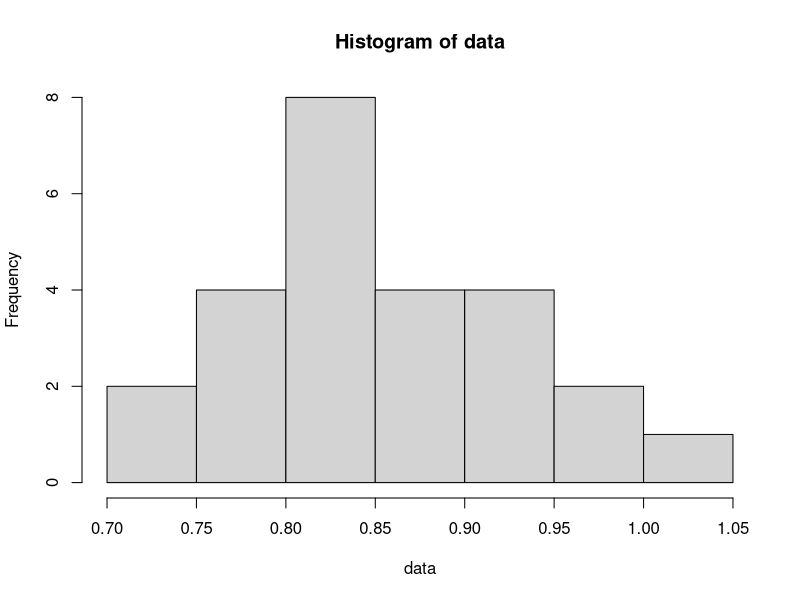

Write R code to recreate this figure.
# Exercise 04

data <- c(0.75, 0.86, 0.84, 0.85, 0.97,
          0.94, 0.89, 0.84, 0.83, 0.89,
          0.88, 0.78, 0.77, 0.76, 0.82,
          0.72, 0.92, 1.05, 0.94, 0.83,
          0.81, 0.85, 0.97, 0.93, 0.79)
hist(data)
